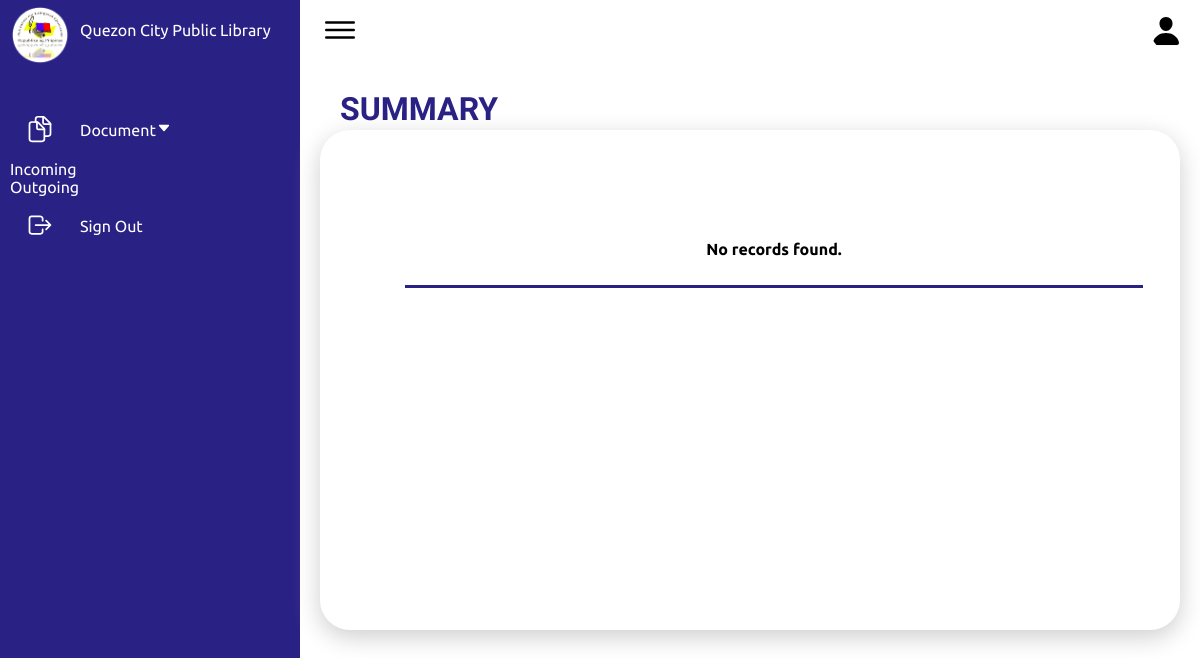
Before: /Frontend/Dashboard/boss2account.php with the older database file.
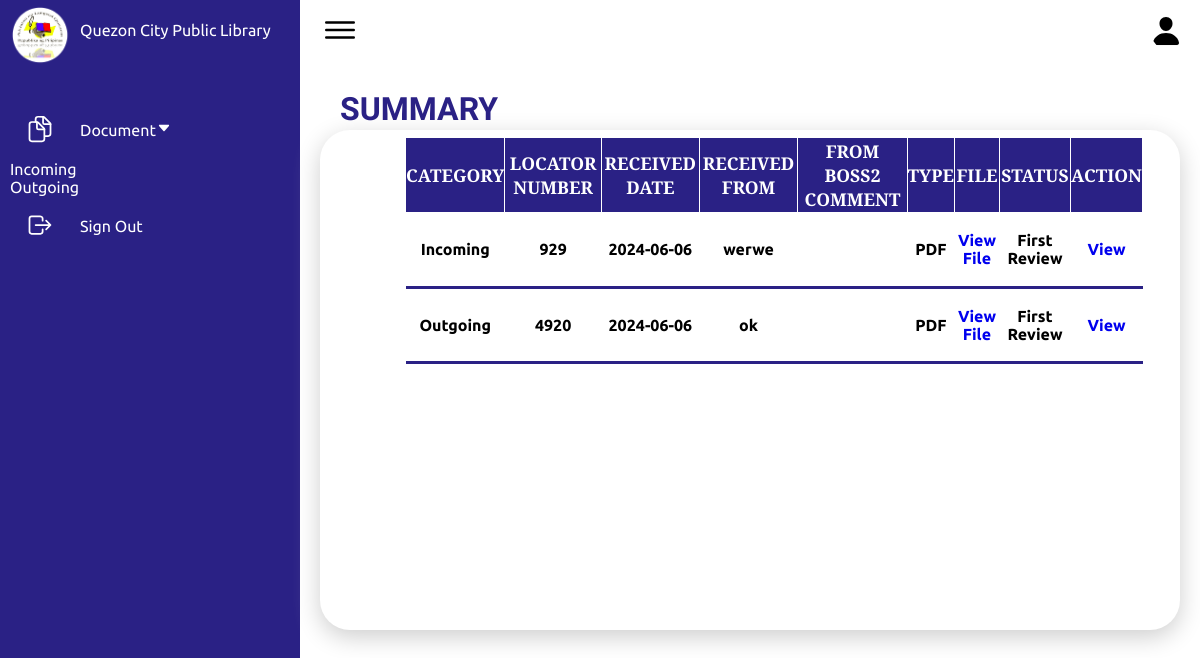
After: the same page with the newer database file.
### tables this page shows
CREATE TABLE `fileupload` (
  `id` int(11) NOT NULL,
  `file_name` varchar(255) NOT NULL,
  `division` varchar(255) DEFAULT NULL,
  `section` varchar(255) DEFAULT NULL,
  `category` enum('Incoming','Outgoing','','') DEFAULT NULL,
  `locator_num` varchar(255) DEFAULT NULL,
  `received_date` date DEFAULT NULL,
  `received_from` varchar(255) DEFAULT NULL,
  `subject` varchar(255) DEFAULT NULL,
  `description` text DEFAULT NULL,
  `type` varchar(100) DEFAULT NULL,
  `file_path` varchar(255) NOT NULL,
  `proofreader_comment` varchar(255) NOT NULL,
  `boss2_comment` varchar(255) NOT NULL,
  `boss1_comment` varchar(255) NOT NULL,
  `status` varchar(255) NOT NULL
);

### Frontend/Dashboard/boss2account.php (the view, shortened to what this page needs)
<!DOCTYPE html>
<html lang="en">
<head>
    <link rel="stylesheet" href="boss2account.css">
</head>
<body>
    <div class="container">
        <div class="navigation">
            <ul>
                <li>
                    <a href="#">
                        <span class="img">
                            <img src="imgs/logo.png">
                        </span>
                        <span class="title">Quezon City Public Library</span>
                    </a>
                </li>
                <li>
                    <a href="#">
                        <span class="icon">
                            <ion-icon name="documents-outline"></ion-icon>
                        </span>
                        <span class="title">Document<ion-icon id="dash_down_btn" name="caret-down-outline"></ion-icon</span>
                        <li class="sub_dash"><a href="boss2incoming.php">Incoming</a></li>
                         <li class="sub_dash"><a href="boss2outgoing.php">Outgoing</a></li>
                    </a>
                </li>
                <li>
                    <a href="/qcpl/Backend/logout.php">
                        <span class="icon">
                            <ion-icon name="log-out-outline"></ion-icon>
                        </span>
                        <span class="title">Sign Out</span>
                    </a>
                </li>
            </ul>
        </div>
        <div class="main">
            <div class="topbar">
                <div class="toggle">
                    <ion-icon name="menu-outline"></ion-icon>
                </div>
                <div class="user">
                    <span class="icon">
                        <ion-icon name="person"></ion-icon>
                    </span>
                </div>
            </div>
            <div class="details">
                <div class="upload">
                    <div class="cardHeader">
                    <h2> SUMMARY </h2>
                     </div>
                        <div class="sum_tb">
                        <table aria-describedby="tableDescription">
    <?php
    $servername = "localhost";
    $username = "root";
    $password = "";
    $dbname = "qcpl";
    $conn = new mysqli($servername, $username, $password, $dbname);
    $sql = "SELECT category, locator_num, received_date, received_from, type, file_path, boss2_comment, status FROM fileupload WHERE status = 'First Review'";
    $result = $conn->query($sql);
    if ($result->num_rows > 0) {
      echo "<table>";
      echo "<tr><th>Category</th><th>Locator Number</th><th>Received Date</th><th>Received From</th><th>From Boss2 Comment</th><th>Type</th><th>File</th><th>Status</th><th>Action</th></tr>";
      while($row = $result->fetch_assoc()) {
          echo "<tr>";
          echo "<td>" ."<center>". $row["category"] . "</td>";
          echo "<td>" ."<center>". $row["locator_num"] . "</td>";
          echo "<td>" ."<center>". $row["received_date"] . "</td>";
          echo "<td>" ."<center>". $row["received_from"] . "</td>";
          echo "<td>" ."<center>". $row["boss2_comment"] . "</td>";
          echo "<td>" ."<center>". $row["type"] . "</td>";
          echo "<td><a href='/qcpl/Backend/" . $row["file_path"] . "' target='_blank'>View File</a></td>";
          echo "<td>" . "<center>" . $row["status"] . "</td>";
          echo "<td>" ."<center>". "<a href='boss2accountlocator.php?locator_num=" . htmlspecialchars($row["locator_num"]) . "' target='_self'>View</a></td>";
          echo "</tr>";
      }
    } else {
      echo "<tr><td colspan='8'>No records found.</td></tr>";
    }
    ?>
</div>
  </div>
</body>
</html>

Changed rows visible on the page:
added fileupload: category "Incoming", locator_num "929", received_date "2024-06-06", received_from "werwe", type "PDF", status "First Review"
added fileupload: category "Outgoing", locator_num "4920", received_date "2024-06-06", received_from "ok", type "PDF", status "First Review"
Other visible differences:
text no longer shown: "No records found."
text now shown: "CATEGORY LOCATOR NUMBER RECEIVED DATE RECEIVED FROM FROM BOSS2 COMMENT TYPE FILE STATUS ACTION"
